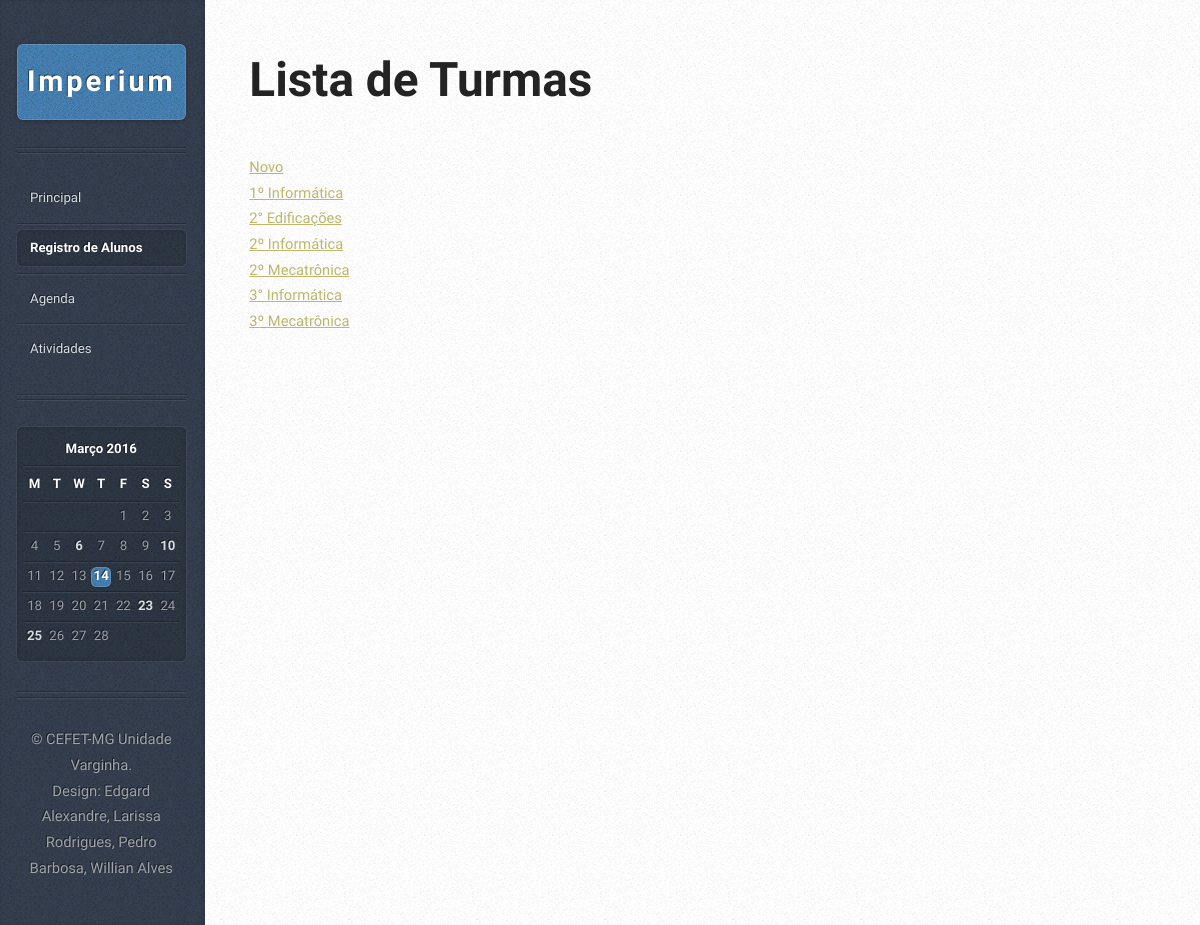
The page /turmaRegistro.php on the database its author committed.
### tables this page shows
CREATE TABLE IF NOT EXISTS `turma` (
  `idTurma` int(11) NOT NULL AUTO_INCREMENT,
  `nomeTurma` varchar(45) DEFAULT NULL,
  PRIMARY KEY (`idTurma`)
);

### turmaRegistro.php (the view, shortened to what this page needs)
<?php
    $PDO = db_connect();
    $sql = "SELECT idTurma, nomeTurma FROM Turma ORDER BY nomeTurma ASC";
    $stmt = $PDO->prepare($sql);
    $stmt->execute();
?>
<!DOCTYPE HTML>
<html>
<head>
    <link rel="stylesheet" href="assets/css/mainScreen.css" />
</head>
<body>
<div id="content">
    <div class="inner">
        <article class="box post post-excerpt">
            <header>
			<h2>Lista de Turmas</h2>
            </header>
				<table>
                    <?php while($Turma = $stmt->fetch(PDO::FETCH_ASSOC)): ?>
					<tr>
						<td><a href = "alunoLista.php?id=<?php echo $Turma['idTurma']?>"><?php echo $Turma['nomeTurma'] ?></a></td>
                    </tr>
                   <?php endwhile;?>
                    <a href="form-add-Turma.php"> Novo</a><br>
				</table>
                </div>
    </div>
			<div id="sidebar">
					<h1 id="logo"><a href="#">Imperium</a></h1>
					<nav id="nav">
						<ul>
							<li><a href="indexMain.html">Principal</a></li>
							<li class="current"><a href="turmaRegistro.php">Registro de Alunos</a></li>
							<li><a href="calendario.html">Agenda</a></li>
							<li><a href="relatorios.html">Atividades</a></li>
						</ul>
					</nav>
					<section class="box calendar">
						<div class="inner">
							<table>
								<caption>Março 2016</caption>
								<thead>
									<tr>
										<th scope="col" title="Monday">M</th>
										<th scope="col" title="Tuesday">T</th>
										<th scope="col" title="Wednesday">W</th>
										<th scope="col" title="Thursday">T</th>
										<th scope="col" title="Friday">F</th>
										<th scope="col" title="Saturday">S</th>
										<th scope="col" title="Sunday">S</th>
									</tr>
								</thead>
								<tbody>
									<tr>
										<td colspan="4" class="pad"><span>&nbsp;</span></td>
										<td><span>1</span></td>
										<td><span>2</span></td>
										<td><span>3</span></td>
									</tr>
									<tr>
										<td><span>4</span></td>
										<td><span>5</span></td>
										<td><a href="#">6</a></td>
										<td><span>7</span></td>
										<td><span>8</span></td>
										<td><span>9</span></td>
										<td><a href="#">10</a></td>
									</tr>
									<tr>
										<td><span>11</span></td>
										<td><span>12</span></td>
										<td><span>13</span></td>
										<td class="today"><a href="#">14</a></td>
										<td><span>15</span></td>
										<td><span>16</span></td>
										<td><span>17</span></td>
									</tr>
									<tr>
										<td><span>18</span></td>
										<td><span>19</span></td>
										<td><span>20</span></td>
										<td><span>21</span></td>
										<td><span>22</span></td>
										<td><a href="#">23</a></td>
										<td><span>24</span></td>
									</tr>
									<tr>
										<td><a href="#">25</a></td>
										<td><span>26</span></td>
										<td><span>27</span></td>
										<td><span>28</span></td>
										<td class="pad" colspan="3"><span>&nbsp;</span></td>
									</tr>
								</tbody>
							</table>
						</div>
					</section>
					<ul id="copyright">
						<li>&copy; CEFET-MG Unidade Varginha.</li><li>Design: Edgard Alexandre, Larissa Rodrigues, Pedro Barbosa, Willian Alves</a></li>
					</ul>
			</div>
	</body>
</html>

### rows shown on the page
turma: nomeTurma "1º Informática"
turma: nomeTurma "2° Edificações"
turma: nomeTurma "2º Informática"
turma: nomeTurma "2º Mecatrônica"
turma: nomeTurma "3° Informática"
turma: nomeTurma "3º Mecatrônica"
